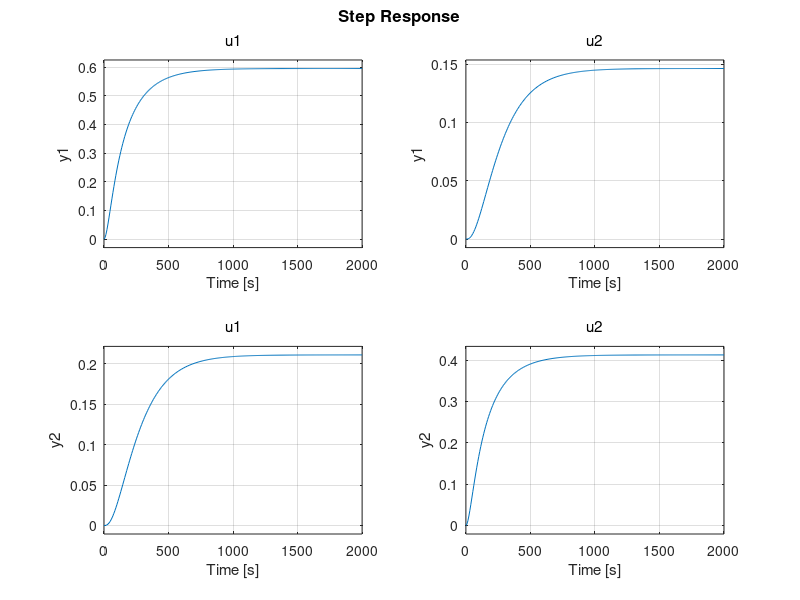
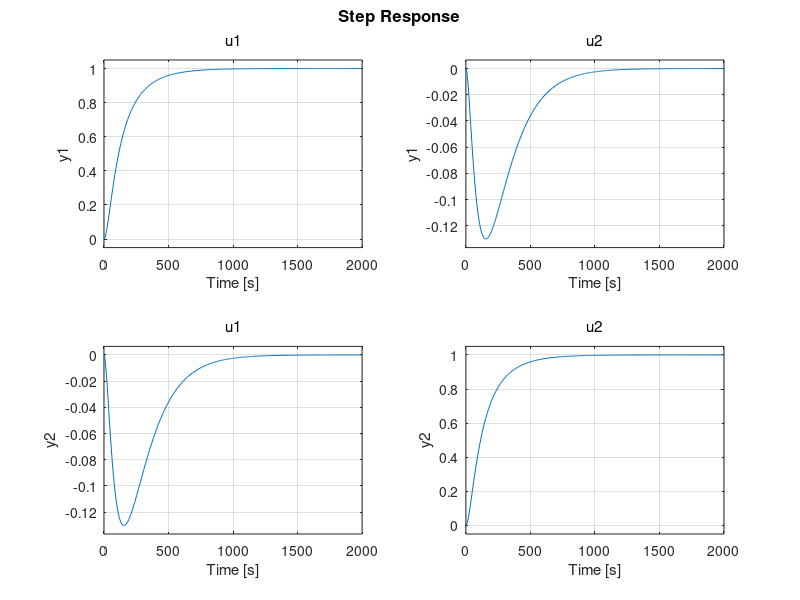

Source code (MATLAB) for these figures, in order:
close all; clear all; clc
format long;
load('matrices.mat')

A = A;
B = B;
C = C;
D = D;

Ecl = eig(A);

cont_sys = ss(A,B,C,D);

%p1 = -2*exp(-zeta(1)*wn(1)*h)*cos(wn*h*sqrt(1-zeta(1)^2))

% P = [0.000000001 0.000000002 0.000000001 0.000000002];
% P = exp(P.*h);%poles in z-domain

Contr = ctrb(A,B);
Contr_check = length(A) - rank(Contr); % It is full rank thus controllable

[wn,zeta,P] = damp(cont_sys);

% P = [-0.0283 -0.0117 -0.0212 -0.0088];


%P = [-0.98 -0.98 -0.99 -0.99]; %Rand van stabiliteit --> daarom oscilleren


L  = place(A,B,P);

Acl = A-B*L;
Ecl = eig(Acl);

syscl = ss(Acl,B,C,D);
figure(1);
step(syscl);

Kdc = dcgain(syscl);
Lr = inv(Kdc);

figure(2)
syscl_scaled = ss(Acl,B*Lr,C,D);
step(syscl_scaled);

filename = 'LandLr.mat';
save('LandLr.mat','L','Lr');